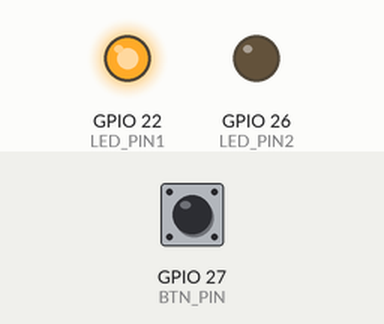
Simulated run of this program. Board: Raspberry Pi (BCM pin numbers). Shown: output pins drawn as LEDs (lit = HIGH). Dashed ring = blinking. Inputs (shaded band) come from the test bench; at power-on: GPIO 27 (BTN_PIN) HIGH.

Above: at 1.2 s.
1.3 s: GPIO 27 (BTN_PIN) pulled LOW for 3.2 s
At 2.1 s:
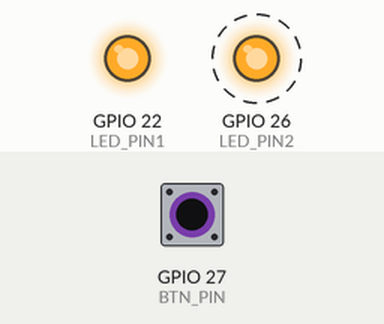
At 3.6 s:
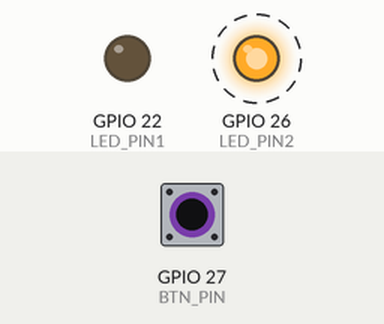
Timing chart, 0 to 6.8 s (numbered marks = the images above; inputs shaded):
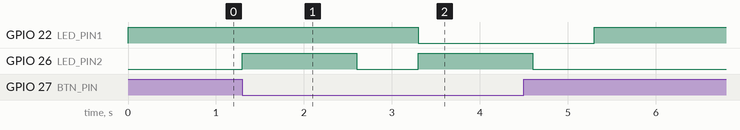

Measured:
- after the input at 1.3 s, GPIO 22 (LED_PIN1): HIGH → LOW after 2.0 s, → HIGH 2.0 s later; GPIO 26 (LED_PIN2): alternates HIGH for 1.3 s and LOW for 0.70 s, 4 changes in all, then stays LOW, starting at once

The program:

c.py
```python
import RPi.GPIO as GPIO
import time

LED_PIN1 = 22
LED_PIN2 = 26
BTN_PIN = 27

GPIO.setmode(GPIO.BCM)
GPIO.setup(LED_PIN1, GPIO.OUT)
GPIO.setup(LED_PIN2, GPIO.OUT)
# Instellen button pin als input, ik gebruik PUD_UP omdat ik anders problemen kreeg
GPIO.setup(BTN_PIN, GPIO.IN, pull_up_down=GPIO.PUD_UP)

while True:
    # Als er niet op de knop geklikt wordt -> zet dan de LED aan, anders uit
    if GPIO.input(BTN_PIN) == GPIO.HIGH:
        GPIO.output(LED_PIN2, GPIO.LOW)
        GPIO.output(LED_PIN1, GPIO.HIGH)
    else:
        GPIO.output(LED_PIN2, GPIO.HIGH)
        time.sleep(1.3)
        GPIO.output(LED_PIN2, GPIO.LOW)
        time.sleep(0.7)
        GPIO.output(LED_PIN1, GPIO.LOW)
```
